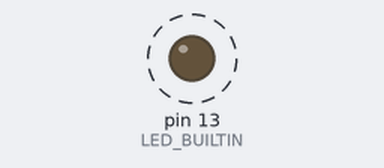
The sketch below on a simulated Arduino Uno, built with avr-gcc and run on an emulated ATmega328P. Parts: output pins drawn as LEDs (lit = HIGH). Dashed ring = blinking. What the sketch prints to the serial monitor is not drawn.

Above: at 0.5 s.
Timing chart, 0 to 4.6 s (numbered marks = the images above):
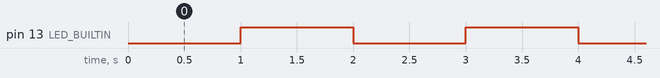

Measured:
- by itself, pin 13 (LED_BUILTIN): alternates HIGH for 1.0 s and LOW for 1.0 s

The sketch:

07-getting-to-blink.ino
```cpp
int ledValue = HIGH;

void setup() {
  pinMode(LED_BUILTIN, OUTPUT);
  Serial.begin(9600);
}

void loop() {
  ledValue = !ledValue;
  digitalWrite(LED_BUILTIN, ledValue);
  Serial.println(ledValue == LOW ? "LED OFF" : "LED ON");
  delay(1000);
}
```
